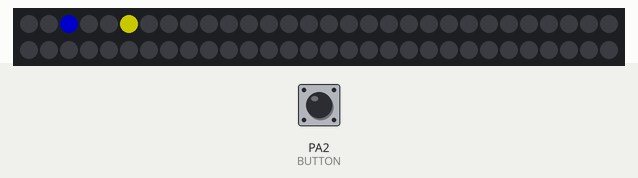
Bench run of a program on a simulated STM32 Blue Pill. Parts: 60 RGB LEDs in strip order, left to right, continuing on the next row. The inputs (shaded band) are chosen by the test bench; at power-on: PA2 (BUTTON) LOW. Dim RGB values are drawn brighter than linear; the local clock reads 2024-03-15 10:24:30 at power-on unless the program sets it; random numbers use the default seed unless the program sets one.

Above: at 2.2 s.
2.3 s: PA2 (BUTTON) pulled HIGH for 0.15 s
5.4 s: PA2 (BUTTON) pulled HIGH for 1 s
7.0 s: PA2 (BUTTON) pulled HIGH for 0.15 s
At 7.8 s:
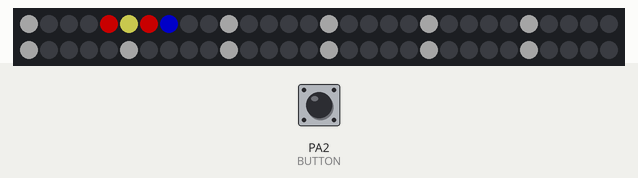
10.1 s: PA2 (BUTTON) pulled HIGH for 1 s
At 11.1 s:
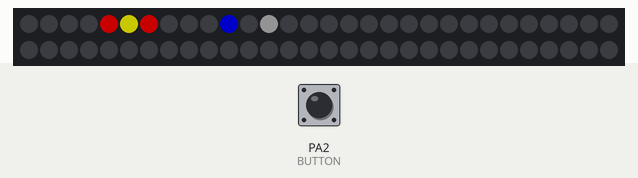
11.7 s: PA2 (BUTTON) pulsed HIGH 5 times (0.12 s each, 0.3 s apart)
At 12.74 s:
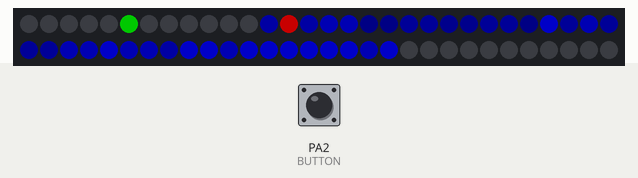
Timing chart, 0 to 14.7 s (numbered marks = the images above; inputs shaded):
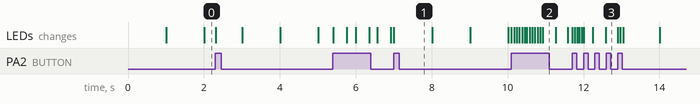

The program:

main.cpp
```cpp
#include <Arduino.h>
#include <FastLED.h>
#include "../lib/DS3231/DS3231.h"
#include "../lib/Bounce/Bounce.h"
#include "../lib/Encoder/Encoder.h"

#define BUTTON PA2
#define FRAMES_PER_SECOND 60

Bounce menuBouncer(BUTTON, 50);
DS3231 rtc;
Encoder encoder(PA0, PA1);
Time t;
Time old;

#define LED_PIN PB15
#define NUM_LEDS 60
#define BRIGHTNESS 100

bool menuButton = false;
bool menuPressed = false;
bool menuReleased = false;
bool swingBack = 0;
int advanceMove = 0;
bool countTime = false;
long menuTimePressed;
long lastRotary;
int rotaryTime = 1000;
int fiveMins = 0;
int pendulumPos = 0;

bool button_state = 0;
uint8_t mode = 0;
uint8_t LEDOffset = 0;
int32_t pos = 0;

int cyclesPerSec;
unsigned long newSecTime;
float cyclesPerSecFloat;
float fracOfSec;
int secondBrightness;
int secondBrightness2;
int breathBrightness;
int subSeconds;

CRGB leds[NUM_LEDS];
void bounce(void);

void setup()
{

  Serial.begin(115200);

  FastLED.addLeds<WS2812, LED_PIN, GRB>(leds, NUM_LEDS);
  FastLED.setBrightness(BRIGHTNESS);
  FastLED.clear();
  FastLED.show();

  rtc.begin();
  rtc.setDate(4, 5, 2026);
  rtc.setTime(13, 5, 0);
  // dwt_init();
  delay(1000);
  attachInterrupt(digitalPinToInterrupt(PA2), bounce, CHANGE);
  // put your setup code here, to run once:
}

void minimalClock(Time *now);
void basicClock(Time *now);
void smoothSecond(Time *now);
void outlineClock(Time *now);
void minimalMilliSec(Time *now);
void simplePendulum(Time *now);
void breathingClock(Time *now);
void modeHysterical(Time *now);

void loop()
{
  t = rtc.getTime();
  int8_t val = encoder.EncoderGet();
  if (val)
  {
    noInterrupts();
    pos += val;
    interrupts();
  }
  FastLED.clear();
  switch (mode)
  {
  case 0:
    minimalClock(&t);
    break;
  case 1:
    basicClock(&t);
    break;
  case 2:
    smoothSecond(&t);
    break;
  case 3:
    outlineClock(&t);
    break;
  case 4:
    minimalMilliSec(&t);
    break;
  case 5:
    simplePendulum(&t);
    break;
  case 6:
    breathingClock(&t);
    break;
  case 7:
    modeHysterical(&t);
    break;
  default:
    mode = 0;
    break;
  }
  FastLED.show();
  FastLED.delay(1);
  // delay(998);

  // leds[0] = CRGB::Blue;
  // FastLED.show();
  // FastLED.delay(1000);

  // leds[0] = CRGB::Black;
  // FastLED.show();
  // FastLED.delay(1000);

  // put your main code here, to run repeatedly:
}
void minimalClock(Time *now)
{
  unsigned char hourPos = (now->hour % 12) * 5;
  leds[(hourPos + LEDOffset) % 60].r = 255;
  leds[(now->min + LEDOffset) % 60].g = 255;
  leds[(now->sec + LEDOffset) % 60].b = 255;
  FastLED.show();
}
void basicClock(Time *now)
{
  unsigned char hourPos = ((now->hour % 12) * 5 + (now->min + 6) / 12);
  leds[(hourPos + LEDOffset + 59) % 60].r = 255;
  leds[(hourPos + LEDOffset) % 60].r = 255;
  leds[(hourPos + LEDOffset + 1) % 60].r = 255;
  leds[(now->min + LEDOffset) % 60].g = 255;
  leds[now->sec + LEDOffset].b = 255;
  FastLED.show();
}

void smoothSecond(Time *now)
{
  if (now->sec != old.sec)
  {
    old = *now;
    cyclesPerSec = millis() - newSecTime;
    cyclesPerSecFloat = (float)cyclesPerSec;
    newSecTime = millis();
  }
  fracOfSec = (millis() - newSecTime) / cyclesPerSecFloat;
  if (subSeconds < cyclesPerSec)
  {
    secondBrightness = 50.0 * (1.0 + sin((3.1415 * fracOfSec) - 1.57));
  }
  if (subSeconds < cyclesPerSec)
  {
    secondBrightness2 = 50.0 * (1.0 + sin((3.1415 * fracOfSec) + 1.57));
  }

  unsigned char hourPos = ((now->hour % 12) * 5) + (now->min + 6) / 12;
  leds[(hourPos + LEDOffset + 59) % 60].r = 255;
  leds[(hourPos + LEDOffset) % 60].r = 255;
  leds[(hourPos + LEDOffset + 1) % 60].r = 255;
  leds[(now->min + LEDOffset) % 60].g = 255;
  leds[(now->sec + LEDOffset) % 60].b = secondBrightness;
  leds[(now->sec + LEDOffset + 59) % 60].b = secondBrightness2;
  FastLED.show();
}

void outlineClock(Time *now)
{
  for (int i = 0; i < NUM_LEDS; i++)
  {
    fiveMins = i % 5;
    if (fiveMins == 0)
    {
      leds[i].r = 100;
      leds[i].g = 100;
      leds[i].b = 100;
    }
  }
  unsigned char hourPos = ((now->hour % 12) * 5 + (now->min + 6) / 12);
  leds[(hourPos + LEDOffset + 59) % 60].r = 255;
  leds[(hourPos + LEDOffset) % 60].r = 255;
  leds[(hourPos + LEDOffset + 1) % 60].r = 255;
  leds[(now->min + LEDOffset) % 60].g = 255;
  leds[(now->sec + LEDOffset) % 60].b = 255;
  FastLED.show();
}

void minimalMilliSec(Time *now)
{
  if (now->sec != old.sec)
  {
    old = *now;
    cyclesPerSec = (millis() - newSecTime);
    newSecTime = millis();
  }
  // set hour, min & sec LEDs
  unsigned char hourPos = ((now->hour % 12) * 5 + (now->min + 6) / 12);
  subSeconds = (((millis() - newSecTime) * 60) / cyclesPerSec) % 60; // This divides by 733, but should be 1000 and not sure why???
  // Millisec lights are set first, so hour/min/sec lights override and don't flicker as millisec passes
  leds[(subSeconds + LEDOffset) % 60].r = 50;
  leds[(subSeconds + LEDOffset) % 60].g = 50;
  leds[(subSeconds + LEDOffset) % 60].b = 50;
  // The colours are set last, so if on same LED mixed colours are created
  leds[(hourPos + LEDOffset + 59) % 60].r = 255;
  leds[(hourPos + LEDOffset) % 60].r = 255;
  leds[(hourPos + LEDOffset + 1) % 60].r = 255;
  leds[(now->min + LEDOffset) % 60].g = 255;
  leds[(now->sec + LEDOffset) % 60].b = 255;
  FastLED.show();
}
void simplePendulum(Time *now)
{
  if (now->sec != old.sec)
  {
    old = *now;
    cyclesPerSec = millis() - newSecTime;
    cyclesPerSecFloat = (float)cyclesPerSec;
    newSecTime = millis();
    if (swingBack == true)
    {
      swingBack = false;
    }
    else
    {
      swingBack = true;
    }
  }
  fracOfSec = (millis() - newSecTime) / cyclesPerSecFloat;
  if (subSeconds < cyclesPerSec && swingBack == true)
  {
    pendulumPos = 27.0 + 3.4 * (1.0 + sin((3.14 * fracOfSec) - 1.57));
  }
  if (subSeconds < cyclesPerSec && swingBack == false)
  {
    pendulumPos = 27.0 + 3.4 * (1.0 + sin((3.14 * fracOfSec) + 1.57));
  }
  unsigned char hourPos = ((now->hour % 12) * 5 + (now->min + 6) / 12);
  // Pendulum lights are set first, so hour/min/sec lights override and don't flicker as millisec passes
  leds[(pendulumPos + LEDOffset) % 60].r = 100;
  leds[(pendulumPos + LEDOffset) % 60].g = 100;
  leds[(pendulumPos + LEDOffset) % 60].b = 100;
  // The colours are set last, so if on same LED mixed colours are created
  leds[(hourPos + LEDOffset + 59) % 60].r = 255;
  leds[(hourPos + LEDOffset) % 60].r = 255;
  leds[(hourPos + LEDOffset + 1) % 60].r = 255;
  leds[(now->min + LEDOffset) % 60].g = 255;
  leds[(now->sec + LEDOffset) % 60].b = 255;
  FastLED.show();
}

void breathingClock(Time *now)
{
  breathBrightness = 15.0 * (1.0 + sin((3.14 * millis() / 2000.0) - 1.57));
  for (int i = 0; i < NUM_LEDS; i++)
  {
    fiveMins = i % 5;
    if (fiveMins == 0)
    {
      leds[i].r = breathBrightness + 5;
      leds[i].g = breathBrightness + 5;
      leds[i].b = breathBrightness + 5;
    }
    else
    {
      leds[i].r = 0;
      leds[i].g = 0;
      leds[i].b = 0;
    }
  }
  unsigned char hourPos = ((now->hour % 12) * 5 + (now->min + 6) / 12);
  leds[(hourPos + LEDOffset + 59) % 60].r = 255;
  leds[(hourPos + LEDOffset) % 60].r = 255;
  leds[(hourPos + LEDOffset + 1) % 60].r = 255;
  leds[(now->min + LEDOffset) % 60].g = 255;
  leds[(now->sec + LEDOffset) % 60].b = 255;
  FastLED.show();
}
void modeHysterical(Time *now)
{
  for (int i = 4; i < NUM_LEDS; i++)
  {
    for (int j = i - 4; j <= i; j++)
    {
      leds[(now->sec + j) % 60] = CHSV(HUE_BLUE, 255, 255);
    }
    leds[now->hour] = CHSV((HUE_RED % 255), 255, 255);
    leds[now->min] = CHSV(HUE_GREEN, 255, 255);
    for (int j = 0; j < 60; j++)
      if (random(10) == 1 && j != now->hour && j != now->min)
        leds[j] = leds[j].fadeToBlackBy(100);
    FastLED.show();
    delay(7);
  }
  for (int i = 0; i < 30; i++)
  {
    leds[now->hour] = CHSV(HUE_RED % 255, 255, 255);
    leds[now->min] = CHSV(HUE_GREEN, 255, 255);
    leds[now->sec] = CHSV(HUE_BLUE, 255, 255);
    for (int j = 0; j < NUM_LEDS; j++)
      if (j != now->hour && j != now->min && j != now->sec)
        leds[j] = leds[j].fadeToBlackBy(40);
    FastLED.show();
    delay(6);
  }
  for (int i = 0; i < NUM_LEDS; i++)
    if (i != now->hour && i != now->min && i != now->sec)
      leds[i] = 0;
  FastLED.show();
  FastLED.delay(3);
}

void bounce(void)
{
  noInterrupts();
  button_state = digitalRead(BUTTON);
  if (button_state == HIGH)
  {
    mode++;
  }
  else
  {
  }
  interrupts();
}
```
